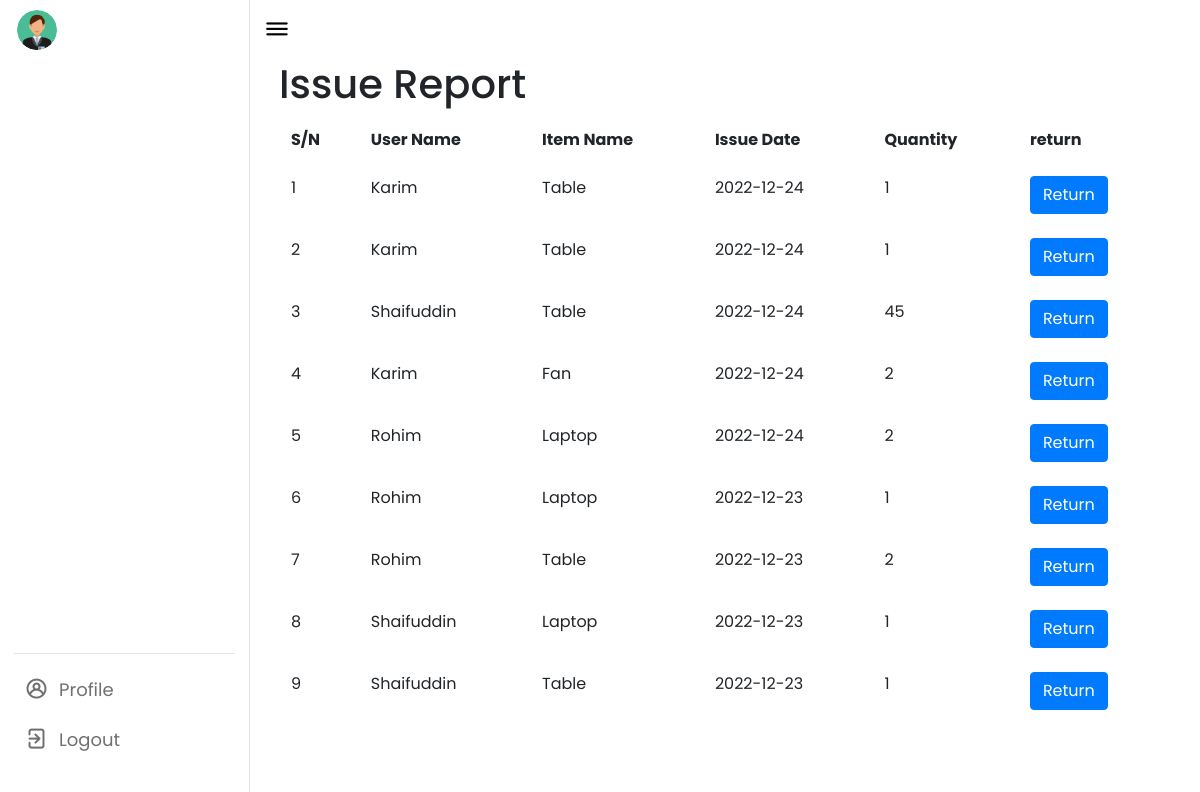
The page /issue_table.php on the database its author committed.
### tables this page shows
CREATE TABLE `issue` (
  `id` int(10) NOT NULL,
  `item` int(100) NOT NULL,
  `employee_id` int(100) NOT NULL,
  `issue_date` date NOT NULL DEFAULT current_timestamp(),
  `quantity` int(10) NOT NULL
);

CREATE TABLE `employee` (
  `id` int(100) NOT NULL COMMENT 'ID',
  `name` varchar(100) NOT NULL COMMENT 'Name',
  `department_id` int(100) NOT NULL,
  `designation_id` int(100) NOT NULL,
  `number` int(100) NOT NULL COMMENT 'Number',
  `email` varchar(100) NOT NULL COMMENT 'Email',
  `password` varchar(100) NOT NULL,
  `role` int(10) NOT NULL
);

CREATE TABLE `item` (
  `item_id` int(10) NOT NULL,
  `item_name` varchar(100) NOT NULL,
  `catagory_id` int(10) NOT NULL,
  `reusable` varchar(10) NOT NULL
);

### issue_table.php (the view, shortened to what this page needs)
<?php include 'nav/enav.php';
$query = "SELECT item.item_name,issue.quantity,issue.id,issue.issue_date,employee.name FROM item JOIN issue on item.item_id=issue.item JOIN employee on issue.employee_id=employee.id order by id desc";
?>
<head>
</head>
<div class="container" style="height: 0;">
<h1> Issue Report</h1>
  <table class="table table-borderless">
    <thread>
      <tr>
        <th>S/N</th>
        <th>User Name</th>
        <th>Item Name</th>
        <th>Issue Date</th>
        <th>Quantity</th>
        <th>return</th>
      </tr>
    </thread>
    <?php
    $data = mysqli_query($conn, $query);
    $total = mysqli_num_rows($data);
    $c=1;
    if ($total != 0) {
      while ($result = mysqli_fetch_assoc($data)) {
        echo '
                    <tr >
                    <td>' .$c . '</td>
                    <td>' . $result['name'] . '</td>
                    <td>' . $result['item_name'] . '</td>
                    <td>' . $result['issue_date'] . '</td>
                    <td>' . $result['quantity'] . '</td>
                    <td>
                    <a href="adminreturn.php? returnid='.$result['id'].'"  class="text-light"><button  class="btn btn-primary"
                    >Return</button></a>
                    </td>
                    </tr>';$c++;
      }
    } else {
      echo "NO records Found";
    };
    ?>
  </table>
</div>
<?php
include 'nav/footer.php';
?>

### nav/enav.php (shortened to what this page needs)
<!DOCTYPE html>
<html lang="en">
<head>
    <link rel="stylesheet" href="nav/adminstyle.css">
    <link rel="stylesheet" href="css/bootstrap.min.css">
    <link rel="stylesheet" href="https://unicons.iconscout.com/release/v4.0.0/css/line.css">
    <link href='https://unpkg.com/boxicons@2.0.7/css/boxicons.min.css' rel='stylesheet'>
    <link rel="stylesheet" href="https://unicons.iconscout.com/release/v4.0.8/css/line.css">
    <link rel="stylesheet" href="https://cdnjs.cloudflare.com/ajax/libs/font-awesome/4.7.0/css/font-awesome.min.css">
    <link rel="stylesheet" href="//code.jquery.com/ui/1.13.2/themes/base/jquery-ui.css">
</head>
<body>
    <nav>
        <div class="logo-name">
            <div class="logo-image">
                <img src="image/user.png" alt="">
            </div>
        </div>
        <div class="menu-items">
            <ul class="logout-mode">
                <li><a href="profile.php">
                        <i class="uil uil-user-circle"></i>
                        <span class="link-name">Profile</span>
                    </a></li>
                <li><a href="logout.php">
                        <i class="uil uil-signout"></i>
                        <span class="link-name">Logout</span>
                    </a></li>
                <div class="mode-toggle">
                </div>
            </ul>
        </div>
    </nav>
    <section class="dashboard">
    <div class="top">
            <i class="uil uil-bars sidebar-toggle"></i>
        </div>
        <div class="dash-content">

### nav/footer.php (shortened to what this page needs)
</div>
</section>
</body>
</html>

### nav/adminstyle.css (style rules this page uses)
* { margin: 0; padding: 0; box-sizing: border-box; font-family: 'Poppins', sans-serif; }
:root { --primary-color: #ffffff; --panel-color: #FFF; --text-color: #000; --black-light-color: #707070; --border-color: #e6e5e5; --toggle-color: #DDD; --box1-color: #4DA3FF; --box2-color: #FFE6AC; --box3-color: #E7D1FC; --title-icon-color: #fff; --tran-05: all 0.5s ease; --tran-03: all 0.3s ease; --tran-03: all 0.2s ease; }
body { min-height: 100vh; background-color: var(--primary-color); }
nav { position: fixed; top: 0; left: 0; height: 100%; width: 250px; padding: 10px 14px; background-color: var(--panel-color); border-right: 1px solid var(--border-color); transition: var(--tran-05); }
nav .logo-name { display: flex; align-items: center; }
nav .logo-image { display: flex; justify-content: center; min-width: 45px; }
nav .logo-image img { width: 40px; object-fit: cover; border-radius: 50%; }
nav .menu-items { margin-top: 40px; height: calc(100% - 90px); display: flex; flex-direction: column; justify-content: space-between; }
.menu-items li { list-style: none; }
.menu-items li a { display: flex; align-items: center; height: 50px; text-decoration: none; position: relative; }
.menu-items li a i { font-size: 24px; min-width: 45px; height: 100%; display: flex; align-items: center; justify-content: center; color: var(--black-light-color); }
.menu-items li a .link-name { font-size: 18px; font-weight: 400; color: var(--black-light-color); transition: var(--tran-05); }
.menu-items .logout-mode { padding-top: 10px; border-top: 1px solid var(--border-color); }
.menu-items .mode-toggle { position: absolute; right: 14px; height: 50px; min-width: 45px; display: flex; align-items: center; justify-content: center; cursor: pointer; }
.dashboard { position: relative; left: 250px; background-color: var(--panel-color); min-height: 100vh; width: calc(100% - 250px); padding: 10px 14px; transition: var(--tran-05); }
.container { padding-top: 30px; }
.dashboard .top { position: fixed; top: 0; left: 250px; display: flex; width: calc(100% - 250px); justify-content: space-between; align-items: center; padding: 10px 14px; background-color: var(--panel-color); transition: var(--tran-05); z-index: 10; }
.dashboard .top .sidebar-toggle { font-size: 26px; color: var(--text-color); cursor: pointer; }
.dashboard .dash-content { padding-top: 20px; }

### rows shown on the page
issue: employee.name "Karim", item.item_name "Table", issue_date "2022-12-24", quantity "1"
issue: employee.name "Karim", item.item_name "Table", issue_date "2022-12-24", quantity "1"
issue: employee.name "Shaifuddin", item.item_name "Table", issue_date "2022-12-24", quantity "45"
issue: employee.name "Karim", item.item_name "Fan", issue_date "2022-12-24", quantity "2"
issue: employee.name "Rohim", item.item_name "Laptop", issue_date "2022-12-24", quantity "2"
issue: employee.name "Rohim", item.item_name "Laptop", issue_date "2022-12-23", quantity "1"
issue: employee.name "Rohim", item.item_name "Table", issue_date "2022-12-23", quantity "2"
issue: employee.name "Shaifuddin", item.item_name "Laptop", issue_date "2022-12-23", quantity "1"
issue: employee.name "Shaifuddin", item.item_name "Table", issue_date "2022-12-23", quantity "1"
